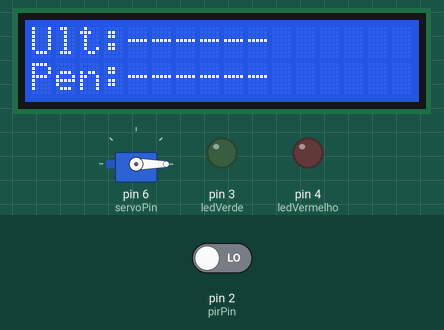
This sketch was run on a simulated Arduino Uno, built with avr-gcc and run on an emulated ATmega328P. On the bench: 16×2 character LCD, servo, output pins drawn as LEDs (lit = HIGH). Inputs (shaded band) come from the test bench; at power-on: pin 2 (pirPin) LOW. What the sketch prints to the serial monitor is not drawn.

Above: at 5.2 s.
5.3 s: pin 2 (pirPin) driven HIGH
At 6.3 s:
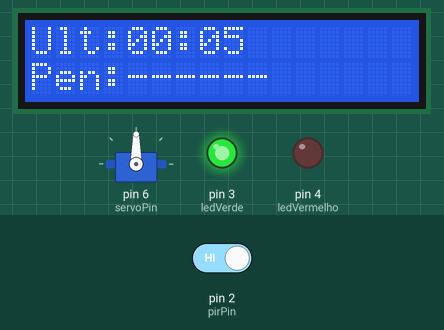
Timing chart, 0 to 8.3 s (numbered marks = the images above; inputs shaded):
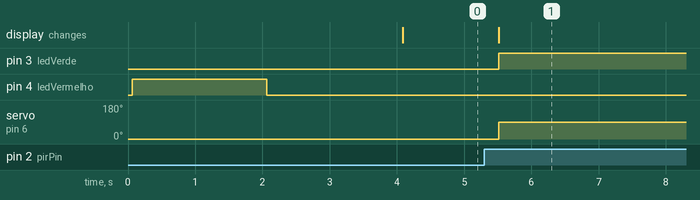

Measured:
- after the input at 5.3 s, pin 3 (ledVerde): LOW → HIGH after 0.21 s; servo on pin 6 (servoPin): 0° → 90° after 0.21 s; the display: changes after 0.21 s (image 1)

The sketch:

projeto-arq2.ino
```cpp
#include <Servo.h>
#include <Wire.h>
#include <LiquidCrystal_I2C.h>
#include <Adafruit_LiquidCrystal.h>

// Definições
Adafruit_LiquidCrystal lcd(0);

const int pirPin = 2;
const int ledVerde = 3;
const int ledVermelho = 4;
const int servoPin = 6;

Servo servoMotor;

String ultimoAcesso = "------";
String penultimoAcesso = "------";

bool portaAberta = false;

// Inicio
void setup() {
  // Serial
  Serial.begin(9600);
  Wire.begin();

  lcd.begin(16, 2);

  // Pinos (entrada de movimento saida de leds)
  pinMode(pirPin, INPUT);
  pinMode(ledVerde, OUTPUT);
  pinMode(ledVermelho, OUTPUT);

  // Servo Motor
  servoMotor.attach(servoPin);
  fecharPorta();

  delay(2000);
  lcd.clear();
  atualizarDisplay();
}

void loop() {
  int movimento = digitalRead(pirPin);

  if (movimento == HIGH && !portaAberta) {
    liberarAcesso();
  }

  if (portaAberta) {
    movimento = digitalRead(pirPin);

    if (movimento == LOW) {
      // Conta 5 segundos
      unsigned long tempoInicio = millis();

      while (millis() - tempoInicio < 5000) {
        movimento = digitalRead(pirPin);
        // Reseta o tempo se houver movimento
        if (movimento == HIGH) {
          tempoInicio = millis();
        }
      }

      // Fecha a porta depois de 5 seg sem movimentos
      fecharPorta();
      portaAberta = false;
    }
  }

  delay(200);
}

void liberarAcesso() {
  portaAberta = true;

  // Atualiza logs
  penultimoAcesso = ultimoAcesso;
  ultimoAcesso = horaAtual();

  Serial.println("Log:");
  Serial.println("Penultimo acesso - " + penultimoAcesso);
  Serial.println("Ultimo acesso - " + ultimoAcesso);

  atualizarDisplay();
  abrirPorta();
}

void abrirPorta() {
  servoMotor.write(90);

  // Ativar led verde
  digitalWrite(ledVerde, HIGH);
  digitalWrite(ledVermelho, LOW);
}

void fecharPorta() {
  servoMotor.write(0);

  // Ativar led vermelho
  digitalWrite(ledVerde, LOW);
  digitalWrite(ledVermelho, HIGH);
  delay(2000);
  digitalWrite(ledVermelho, LOW);
}

void atualizarDisplay() {
  lcd.clear();
  lcd.setCursor(0, 0);
  lcd.print("Ult:" + ultimoAcesso);
  lcd.setCursor(0, 1);
  lcd.print("Pen:" + penultimoAcesso);
}

String horaAtual() {
  unsigned long segundos = millis() / 1000;
  unsigned long minutos = segundos / 60;
  segundos = segundos % 60;

  char buffer[10];
  sprintf(buffer, "%02lu:%02lu", minutos, segundos);

  return String(buffer);
}
```
